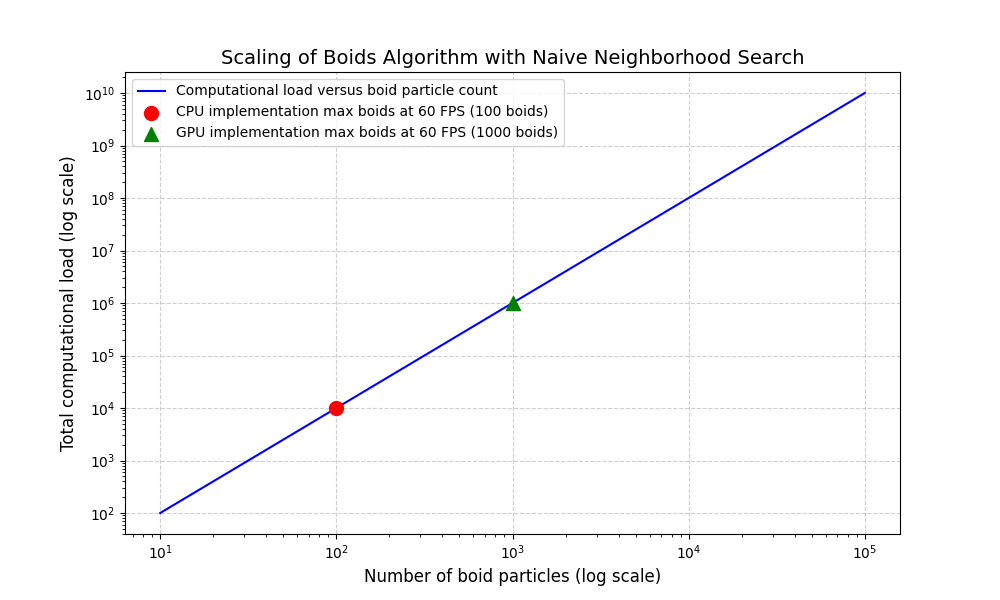

Write Python code to recreate this figure.
import numpy as np
import matplotlib.pyplot as plt

# Define the number of boid particles (x-axis)
num_boids = np.linspace(10, 100000, 100)  # From 10 to 1000 particles

# Compute the total computational load for an O(N^2) algorithm
computational_load = num_boids ** 2

# Point 1: Example coordinates (e.g., for 50 boids)
point1_x = 100 
point1_y = point1_x ** 2
point1_label = f'CPU implementation max boids at 60 FPS ({point1_x} boids)'
point1_color = 'red'

# Point 2: Example coordinates (e.g., for 5000 boids)
point2_x = 1000 
point2_y = point2_x ** 2
point2_label = f'GPU implementation max boids at 60 FPS ({point2_x} boids)'
point2_color = 'green'

# Plot the graph
plt.figure(figsize=(10, 6))
plt.plot(num_boids, computational_load, label="Computational load versus boid particle count", color="blue")

# Add the first specific point using plt.scatter
plt.scatter(point1_x, point1_y, color=point1_color, label=point1_label, s=100, marker='o', zorder=2) # s=size, zorder=2 puts it on top

# Add the second specific point using plt.scatter
plt.scatter(point2_x, point2_y, color=point2_color, label=point2_label, s=100, marker='^', zorder=2) # Using a different marker (triangle)

# Set Y-axis to log scale
plt.xscale('log')
plt.yscale('log')

# Label the axes
plt.xlabel("Number of boid particles (log scale)", fontsize=12)
plt.ylabel("Total computational load (log scale)", fontsize=12)

# Add a title and legend
plt.title("Scaling of Boids Algorithm with Naive Neighborhood Search", fontsize=14)
plt.legend()

# Show the grid
plt.grid(True, linestyle="--", alpha=0.6)

# Display the plot
plt.show()
